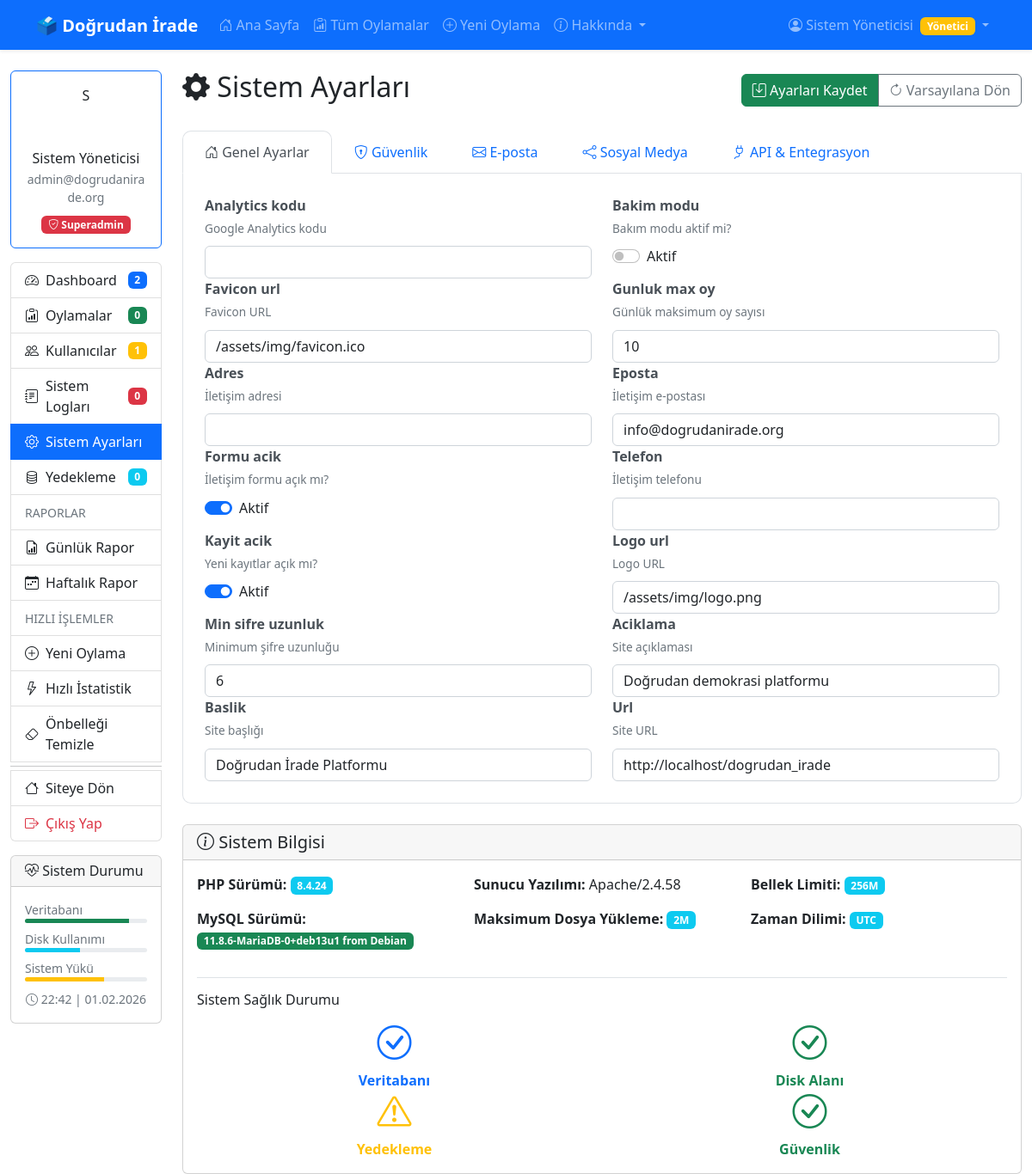
The app's page /admin/ayarlar.php (signed in) with its own data.
### tables this page shows
CREATE TABLE IF NOT EXISTS sistem_ayarlari (
    id BIGINT PRIMARY KEY AUTO_INCREMENT,
    ayar_adi VARCHAR(100) UNIQUE NOT NULL,
    ayar_degeri TEXT,
    aciklama VARCHAR(500),
    tur ENUM('metin', 'sayi', 'boolean', 'json') DEFAULT 'metin',
    guncellenme_tarihi DATETIME DEFAULT CURRENT_TIMESTAMP ON UPDATE CURRENT_TIMESTAMP,
    INDEX idx_ayar_adi (ayar_adi)
);

### config/datebase.php (called while the page is built, shortened)
<?php
class Database {
    private $host = 'localhost';
    private $db_name = 'dogrudan_irade';
    private $username = 'root';
    private $password = '';
    public function connect() {
        $this->conn = null;
        try {
            $this->conn = new PDO(
                "mysql:host=" . $this->host . ";dbname=" . $this->db_name . ";charset=utf8mb4",
                $this->username,
                $this->password
            );
            $this->conn->setAttribute(PDO::ATTR_ERRMODE, PDO::ERRMODE_EXCEPTION);
            $this->conn->setAttribute(PDO::ATTR_DEFAULT_FETCH_MODE, PDO::FETCH_ASSOC);
        } catch(PDOException $e) {
            error_log("Veritabanı bağlantı hatası: " . $e->getMessage());
            die("Veritabanına bağlanılamadı. Lütfen daha sonra tekrar deneyin.");
        }
        return $this->conn;
    }
    public function query($sql, $params = []) {
        $stmt = $this->connect()->prepare($sql);
        $stmt->execute($params);
        return $stmt;
    }
    public function singleValueQuery($sql, $params = []) {
        $stmt = $this->query($sql, $params);
        return $stmt->fetchColumn();
    }
}
?>

### admin/ayarlar.php (the view, shortened to what this page needs)
<?php
$db = new Database();
$ayarlar = $db->query(
    "SELECT ayar_adi, ayar_degeri, tur, aciklama FROM sistem_ayarlari ORDER BY ayar_adi"
)->fetchAll(PDO::FETCH_ASSOC);
$ayar_gruplari = [
    'genel' => [],
    'guvenlik' => [],
    'eposta' => [],
    'sosyal' => [],
    'api' => []
];
foreach ($ayarlar as $ayar) {
    if (strpos($ayar['ayar_adi'], 'site_') === 0) {
        $ayar_gruplari['genel'][] = $ayar;
    } elseif (strpos($ayar['ayar_adi'], 'smtp_') === 0 || $ayar['ayar_adi'] === 'eposta_dogrulama') {
        $ayar_gruplari['eposta'][] = $ayar;
    } elseif (strpos($ayar['ayar_adi'], 'sosyal_') === 0) {
        $ayar_gruplari['sosyal'][] = $ayar;
    } elseif (strpos($ayar['ayar_adi'], 'recaptcha_') === 0 || strpos($ayar['ayar_adi'], 'max_') === 0) {
        $ayar_gruplari['guvenlik'][] = $ayar;
    } elseif (strpos($ayar['ayar_adi'], 'iletisim_') === 0 && $ayar['ayar_adi'] !== 'iletisim_eposta') {
        $ayar_gruplari['genel'][] = $ayar;
    } else {
        $ayar_gruplari['genel'][] = $ayar;
    }
}
?>
<!DOCTYPE html>
<html lang="tr">
<head>
    <link href="https://cdn.jsdelivr.net/npm/bootstrap@5.2.3/dist/css/bootstrap.min.css" rel="stylesheet">
    <link rel="stylesheet" href="https://cdn.jsdelivr.net/npm/bootstrap-icons@1.10.0/font/bootstrap-icons.css">
</head>
<body>
    <?php include '../includes/header.php'; ?>
    <div class="container-fluid mt-4">
        <div class="row">
            <?php include 'sidebar.php'; ?>
            <div class="col-lg-10">
                <div class="d-flex justify-content-between align-items-center mb-4">
                    <h2>
                        <i class="bi bi-gear-fill"></i> Sistem Ayarları
                    </h2>
                    <div class="btn-group">
                        <button type="button" class="btn btn-success" onclick="document.getElementById('settingsForm').submit()">
                            <i class="bi bi-save"></i> Ayarları Kaydet
                        </button>
                        <button type="button" class="btn btn-outline-secondary" onclick="resetToDefaults()">
                            <i class="bi bi-arrow-clockwise"></i> Varsayılana Dön
                        </button>
                    </div>
                </div>
                <form method="POST" action="" id="settingsForm">
                    <ul class="nav nav-tabs" id="settingsTab" role="tablist">
                        <li class="nav-item" role="presentation">
                            <button class="nav-link active" id="genel-tab" data-bs-toggle="tab" data-bs-target="#genel" type="button">
                                <i class="bi bi-house-door"></i> Genel Ayarlar
                            </button>
                        </li>
                        <li class="nav-item" role="presentation">
                            <button class="nav-link" id="guvenlik-tab" data-bs-toggle="tab" data-bs-target="#guvenlik" type="button">
                                <i class="bi bi-shield-lock"></i> Güvenlik
                            </button>
                        </li>
                        <li class="nav-item" role="presentation">
                            <button class="nav-link" id="eposta-tab" data-bs-toggle="tab" data-bs-target="#eposta" type="button">
                                <i class="bi bi-envelope"></i> E-posta
                            </button>
                        </li>
                        <li class="nav-item" role="presentation">
                            <button class="nav-link" id="sosyal-tab" data-bs-toggle="tab" data-bs-target="#sosyal" type="button">
                                <i class="bi bi-share"></i> Sosyal Medya
                            </button>
                        </li>
                        <li class="nav-item" role="presentation">
                            <button class="nav-link" id="api-tab" data-bs-toggle="tab" data-bs-target="#api" type="button">
                                <i class="bi bi-plug"></i> API & Entegrasyon
                            </button>
                        </li>
                    </ul>
                    <div class="tab-content" id="settingsTabContent">
                        <div class="tab-pane fade show active" id="genel" role="tabpanel">
                            <div class="row">
                                <?php foreach ($ayar_gruplari['genel'] as $ayar): ?>
                                    <div class="col-md-6">
                                        <div class="setting-item">
                                            <div class="setting-label">
                                                <?= ucfirst(str_replace(['site_', 'iletisim_', '_'], ['', '', ' '], $ayar['ayar_adi'])) ?>
                                            </div>
                                            <div class="setting-description">
                                                <?= $ayar['aciklama'] ?>
                                            </div>
                                            <?php if ($ayar['tur'] === 'boolean'): ?>
                                                <div class="form-check form-switch">
                                                    <input class="form-check-input" type="checkbox"
                                                           name="ayar[<?= $ayar['ayar_adi'] ?>]"
                                                           id="<?= $ayar['ayar_adi'] ?>"
                                                           <?= $ayar['ayar_degeri'] == '1' ? 'checked' : '' ?>>
                                                    <label class="form-check-label" for="<?= $ayar['ayar_adi'] ?>">
                                                        Aktif
                                                    </label>
                                                </div>
                                            <?php elseif ($ayar['tur'] === 'sayi'): ?>
                                                <input type="number" class="form-control"
                                                       name="ayar[<?= $ayar['ayar_adi'] ?>]"
                                                       value="<?= htmlspecialchars($ayar['ayar_degeri']) ?>">
                                            <?php else: ?>
                                                <input type="text" class="form-control"
                                                       name="ayar[<?= $ayar['ayar_adi'] ?>]"
                                                       value="<?= htmlspecialchars($ayar['ayar_degeri']) ?>">
                                            <?php endif; ?>
                                        </div>
                                    </div>
                                <?php endforeach; ?>
                            </div>
                        </div>
                    </div>
                </form>
                <div class="card mt-4">
                    <div class="card-header">
                        <h5 class="mb-0">
                            <i class="bi bi-info-circle"></i> Sistem Bilgisi
                        </h5>
                    </div>
                    <div class="card-body">
                        <div class="row">
                            <div class="col-md-4">
                                <div class="mb-3">
                                    <strong>PHP Sürümü:</strong>
                                    <span class="badge bg-info"><?= phpversion() ?></span>
                                </div>
                                <div class="mb-3">
                                    <strong>MySQL Sürümü:</strong>
                                    <span class="badge bg-success">
                                        <?= $db->singleValueQuery("SELECT VERSION()") ?>
                                    </span>
                                </div>
                            </div>
                            <div class="col-md-4">
                                <div class="mb-3">
                                    <strong>Sunucu Yazılımı:</strong>
                                    <span><?= $_SERVER['SERVER_SOFTWARE'] ?></span>
                                </div>
                                <div class="mb-3">
                                    <strong>Maksimum Dosya Yükleme:</strong>
                                    <span class="badge bg-info">
                                        <?= ini_get('upload_max_filesize') ?>
                                    </span>
                                </div>
                            </div>
                            <div class="col-md-4">
                                <div class="mb-3">
                                    <strong>Bellek Limiti:</strong>
                                    <span class="badge bg-info">
                                        <?= ini_get('memory_limit') ?>
                                    </span>
                                </div>
                                <div class="mb-3">
                                    <strong>Zaman Dilimi:</strong>
                                    <span class="badge bg-info">
                                        <?= date_default_timezone_get() ?>
                                    </span>
                                </div>
                            </div>
                        </div>
                        <div class="mt-3 pt-3 border-top">
                            <h6 class="mb-3">Sistem Sağlık Durumu</h6>
                            <div class="row">
                                <div class="col-md-6">
                                    <div class="text-center">
                                        <div class="text-primary fw-bold">
                                            <i class="bi bi-check-circle display-6 d-block mb-2"></i>
                                            Veritabanı
                                        </div>
                                    </div>
                                </div>
                                <div class="col-md-6">
                                    <div class="text-center">
                                        <div class="text-success fw-bold">
                                            <i class="bi bi-check-circle display-6 d-block mb-2"></i>
                                            Disk Alanı
                                        </div>
                                    </div>
                                </div>
                                <div class="col-md-6">
                                    <div class="text-center">
                                        <div class="text-warning fw-bold">
                                            <i class="bi bi-exclamation-triangle display-6 d-block mb-2"></i>
                                            Yedekleme
                                        </div>
                                    </div>
                                </div>
                                <div class="col-md-6">
                                    <div class="text-center">
                                        <div class="text-success fw-bold">
                                            <i class="bi bi-check-circle display-6 d-block mb-2"></i>
                                            Güvenlik
                                        </div>
                                    </div>
                                </div>
                            </div>
                        </div>
                    </div>
                </div>
            </div>
        </div>
    </div>
</body>
</html>

### records on screen
sistem_ayarlari: ayar_adi "Analytics kodu", aciklama "Google Analytics kodu"
sistem_ayarlari: ayar_adi "Bakim modu", aciklama "Bakım modu aktif mi?"
sistem_ayarlari: ayar_adi "Favicon url", aciklama "Favicon URL", ayar_degeri "/assets/img/favicon.ico"
sistem_ayarlari: ayar_adi "Gunluk max oy", aciklama "Günlük maksimum oy sayısı", ayar_degeri "10"
sistem_ayarlari: ayar_adi "Adres", aciklama "İletişim adresi"
sistem_ayarlari: ayar_adi "Eposta", aciklama "İletişim e-postası", ayar_degeri "info@dogrudanirade.org"
sistem_ayarlari: ayar_adi "Formu acik", aciklama "İletişim formu açık mı?", ayar_degeri "☑"
sistem_ayarlari: ayar_adi "Telefon", aciklama "İletişim telefonu"
sistem_ayarlari: ayar_adi "Kayit acik", aciklama "Yeni kayıtlar açık mı?", ayar_degeri "☑"
sistem_ayarlari: ayar_adi "Logo url", aciklama "Logo URL", ayar_degeri "/assets/img/logo.png"
sistem_ayarlari: ayar_adi "Min sifre uzunluk", aciklama "Minimum şifre uzunluğu", ayar_degeri "6"
sistem_ayarlari: ayar_adi "Aciklama", aciklama "Site açıklaması", ayar_degeri "Doğrudan demokrasi platformu"
sistem_ayarlari: ayar_adi "Baslik", aciklama "Site başlığı", ayar_degeri "Doğrudan İrade Platformu"
sistem_ayarlari: ayar_adi "Url", aciklama "Site URL", ayar_degeri "http://localhost/dogrudan_irade"

### other values on screen
$_SESSION['ad_soyad'] "Sistem Yöneticisi"
mb_substr($_SESSION['ad_soyad'], 0, 1) "S"
$_SESSION['eposta'] "admin@dogrudanirade.org"
$_SESSION['yetki_seviye'] "Superadmin"
$aktif_oy "2"
$sonuclanan "0"
$aktif_kullanici "1"
$bugun_log "0"
$backup_count "0"
phpversion() "8.4.24"
$db->singleValueQuery("SELECT VERSION()") "11.8.6-MariaDB-0+deb13u1 from Debian"
$_SERVER['SERVER_SOFTWARE'] "Apache/2.4.58"
ini_get('upload_max_filesize') "2M"
ini_get('memory_limit') "256M"
date_default_timezone_get() "UTC"
